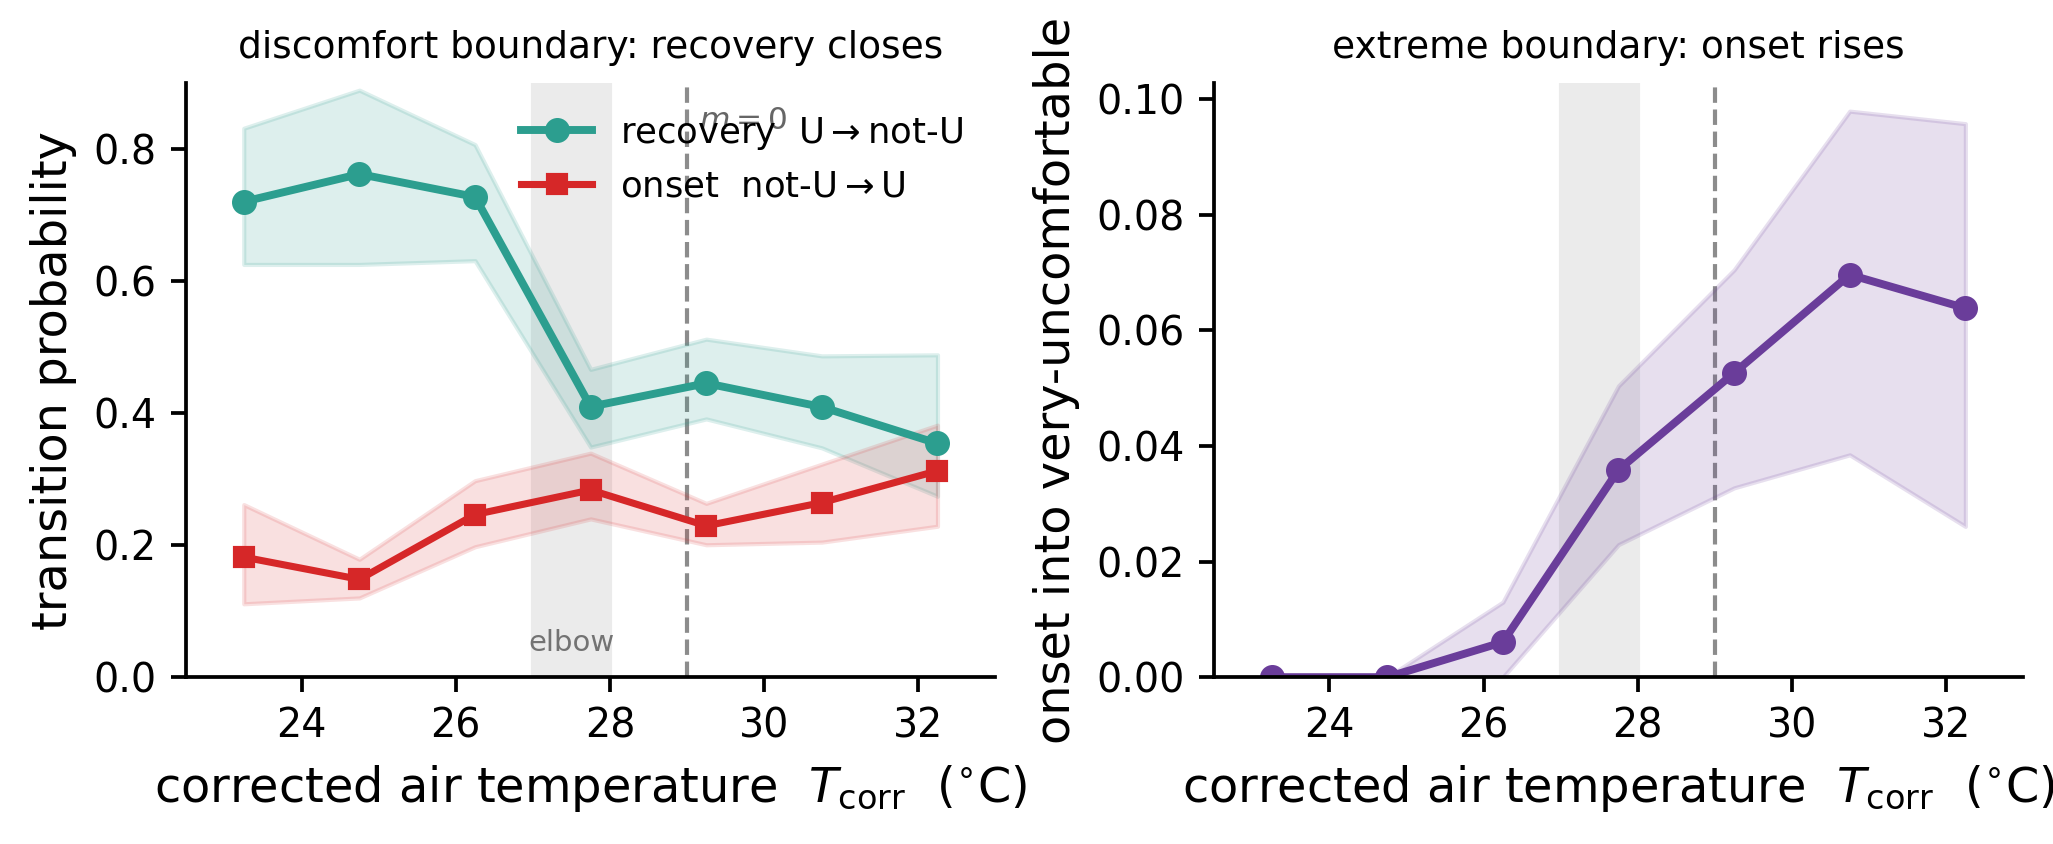

Generate this figure with Python:
"""F_recovery_onset -- the behavioural change in the comfort kinetics. Heat does not push people
out of comfort faster; it closes the RECOVERY channel out of discomfort. (A) discomfort boundary:
recovery R=P(exit U | in U) collapses with T_corr (elbow ~27-28C) while onset O=P(enter U | not U)
stays flat; recovery decline p=0.0003 (walk permutation), robust to controls. (B) extreme boundary:
onset into very-uncomfortable rises with T. 1.5C bins, walk-stratified bootstrap bands. Dashed line:
static crossover m=0 at ~29C. Paper-style. Data: markovian_analysis_baseline.csv."""
import os, numpy as np, pandas as pd, matplotlib.pyplot as plt
from _common import set_style, set_paper_style, save, CM
set_style(); set_paper_style()
HERE=os.path.dirname(os.path.abspath(__file__)); DEG=r"$^{\circ}$C"
B=os.path.join(HERE,"..","data","markovian_analysis_baseline.csv")
d=pd.read_csv(B).dropna(subset=['ID','walk_id','stop_idx','comfort7','T_corr']).copy(); d['stop_idx']=d.stop_idx.astype(int)
order=['Very comfortable','Comfortable','Slightly comfortable','Neutral','Slightly uncomfortable','Uncomfortable','Very uncomfortable']
rk={c:i for i,c in enumerate(order)}; d['r7']=d.comfort7.map(rk)
rows=[]
for (w,i),g in d.sort_values('stop_idx').groupby(['walk_id','ID']):
    g=g.reset_index(drop=True)
    for a in range(len(g)-1):
        if g.stop_idx[a+1]-g.stop_idx[a]==1: rows.append((w,g.r7[a],g.r7[a+1],g.T_corr[a]))
T=pd.DataFrame(rows,columns=['walk','ri','rj','Tc'])
walks=T.walk.unique(); wi={w:T.index[T.walk==w].to_numpy() for w in walks}; RNG=np.random.default_rng(0)
EDG=np.arange(22.5,33.01,1.5); MID=(EDG[:-1]+EDG[1:])/2
def curve(data,from_mask,to_event):
    out=np.full(len(MID),np.nan)
    for k,(lo,hi) in enumerate(zip(EDG[:-1],EDG[1:])):
        sub=data[(data.Tc>=lo)&(data.Tc<hi)&from_mask(data)]
        if len(sub)>=12: out[k]=to_event(sub).mean()
    return out
def band(from_mask,to_event):
    BS=[]
    for _ in range(800):
        bs=T.loc[np.concatenate([wi[w] for w in RNG.choice(walks,len(walks),replace=True)])]
        BS.append(curve(bs,from_mask,to_event))
    BS=np.array(BS); return np.nanpercentile(BS,16,0),np.nanpercentile(BS,84,0)
# U boundary
R=curve(T,lambda x:x.ri>=4,lambda s:(s.rj<4).astype(float)); Rlo,Rhi=band(lambda x:x.ri>=4,lambda s:(s.rj<4).astype(float))
O=curve(T,lambda x:x.ri<4,lambda s:(s.rj>=4).astype(float)); Olo,Ohi=band(lambda x:x.ri<4,lambda s:(s.rj>=4).astype(float))
# VU boundary onset
OV=curve(T,lambda x:x.ri<6,lambda s:(s.rj>=6).astype(float)); OVlo,OVhi=band(lambda x:x.ri<6,lambda s:(s.rj>=6).astype(float))

fig,(axA,axB)=plt.subplots(1,2,figsize=(17*CM,6.8*CM))
fig.subplots_adjust(wspace=0.27,left=0.07,right=0.985,bottom=0.16,top=0.9)
GREEN="#2C9E8F"; RED="#d62728"; PUR="#6a3d9a"
for ax in (axA,axB): ax.axvline(29,color="0.55",ls="--",lw=1.0,zorder=1); ax.axvspan(27,28,color="0.92",zorder=0)
m=~np.isnan(R)
axA.fill_between(MID[m],Rlo[m],Rhi[m],color=GREEN,alpha=0.16); axA.plot(MID[m],R[m],"o-",color=GREEN,ms=5,lw=1.9,label="recovery  U$\\to$not-U")
mo=~np.isnan(O); axA.fill_between(MID[mo],Olo[mo],Ohi[mo],color=RED,alpha=0.14); axA.plot(MID[mo],O[mo],"s-",color=RED,ms=4.5,lw=1.7,label="onset  not-U$\\to$U")
axA.text(27.5,0.04,"elbow",fontsize=7,color="0.45",ha="center"); axA.text(29.15,0.83,"$m{=}0$",fontsize=7.5,color="0.4")
axA.set_xlabel(r"corrected air temperature  $T_{\rm corr}$  ("+DEG+")"); axA.set_ylabel("transition probability")
axA.set_ylim(0,0.9); axA.set_xlim(22.5,33); axA.legend(frameon=False,loc="upper right",fontsize=8.5)
axA.set_title("discomfort boundary: recovery closes",fontsize=9)
mv=~np.isnan(OV); axB.fill_between(MID[mv],OVlo[mv],OVhi[mv],color=PUR,alpha=0.16); axB.plot(MID[mv],OV[mv],"o-",color=PUR,ms=5,lw=1.9)
axB.set_xlabel(r"corrected air temperature  $T_{\rm corr}$  ("+DEG+")"); axB.set_ylabel("onset into very-uncomfortable")
axB.set_xlim(22.5,33); axB.set_ylim(0,None); axB.set_title("extreme boundary: onset rises",fontsize=9)
save(fig,"F_recovery_onset")
print("recovery:",np.round(R,2)); print("onset U:",np.round(O,2)); print("onset VU:",np.round(OV,3))
